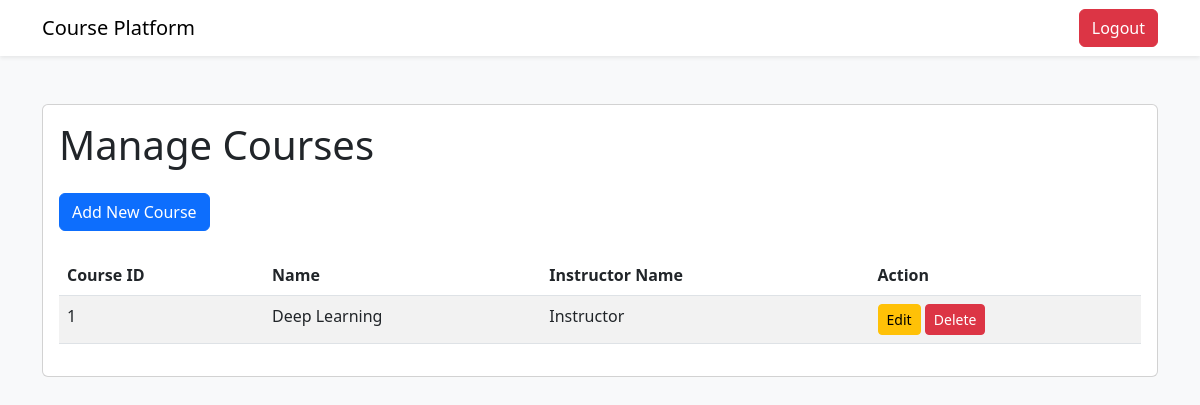
The page /admin/manage-courses (signed in) on the database its author committed.
### tables this page shows
CREATE TABLE kursus (
                id_kursus INTEGER PRIMARY KEY AUTOINCREMENT,
                id_instruktur INTEGER,
                nama_kursus TEXT NOT NULL,
                FOREIGN KEY (id_instruktur) REFERENCES instruktur(id_instruktur)
            );

CREATE TABLE instruktur (
                id_instruktur INTEGER PRIMARY KEY AUTOINCREMENT,
                nama_instruktur TEXT NOT NULL,
                email TEXT NOT NULL,
                password TEXT NOT NULL
            );

### features/auth.py (the view)
    def manage_courses(self):
        if not session.get('email') and session.get('role') != 'admin':
            return redirect('/login_admin')
        if request.method == 'POST':
            nama_kursus = request.form['nama_kursus']
            id_instruktur = request.form['id_instruktur']
            query_db('INSERT INTO kursus (nama_kursus, id_instruktur) VALUES (?, ?)',
                     (nama_kursus, id_instruktur))
            return redirect('/admin/manage-courses')
        courses = query_db('SELECT * FROM kursus INNER JOIN instruktur ON kursus.id_instruktur = instruktur.id_instruktur')
        return render_template('manage_courses_page.html', courses=courses)

### database.py (called while the page is built)
def get_db():
    db = getattr(g, '_database', None)
    if db is None:
        db = g._database = sqlite3.connect(DATABASE)
        db.row_factory = sqlite3.Row
    return db

def query_db(query, args=(), one=False):
    cur = get_db().execute(query, args)
    rv = cur.fetchall()
    cur.close()
    get_db().commit()
    return (rv[0] if rv else None) if one else rv

### templates/manage_courses_page.html (shortened to what this page needs)
<!DOCTYPE html>
<html lang="en">
<head>
    <link href="https://cdn.jsdelivr.net/npm/bootstrap@5.3.0/dist/css/bootstrap.min.css" rel="stylesheet">
</head>
<body class="bg-light">
    <nav class="navbar navbar-expand-lg navbar-light bg-white shadow-sm">
        <div class="container">
            <a class="navbar-brand" href="/admin">Course Platform</a>
            <div class="d-flex">
                <a href="/logout" class="btn btn-danger">Logout</a>
            </div>
        </div>
    </nav>
    <div class="container py-5">
        <div class="card">
            <div class="card-body">
                <h1 class="card-title mb-4">Manage Courses</h1>
                <div class="mb-4">
                    <a href="/admin/add-course" class="btn btn-primary">Add New Course</a>
                </div>
                <table class="table table-striped">
                    <thead>
                        <tr>
                            <th>Course ID</th>
                            <th>Name</th>
                            <th>Instructor Name</th>
                            <th>Action</th>
                        </tr>
                    </thead>
                    <tbody>
                        {% for course in courses %}
                        <tr>
                            <td>{{ course.id_kursus }}</td>
                            <td>{{ course.nama_kursus }}</td>
                            <td>{{ course.nama_instruktur }}</td>
                            <td>
                                <a href="/admin/edit-course/{{ course.id_kursus }}"
                                    class="btn btn-sm btn-warning">Edit</a>
                                <a href="/admin/delete-course/{{ course.id_kursus }}"
                                    class="btn btn-sm btn-danger">Delete</a>
                            </td>
                        </tr>
                        {% endfor %}
                    </tbody>
                </table>
            </div>
        </div>
    </div>
</body>
</html>

### rows shown on the page
kursus: id_kursus "1", nama_kursus "Deep Learning", nama_instruktur "Instructor"
